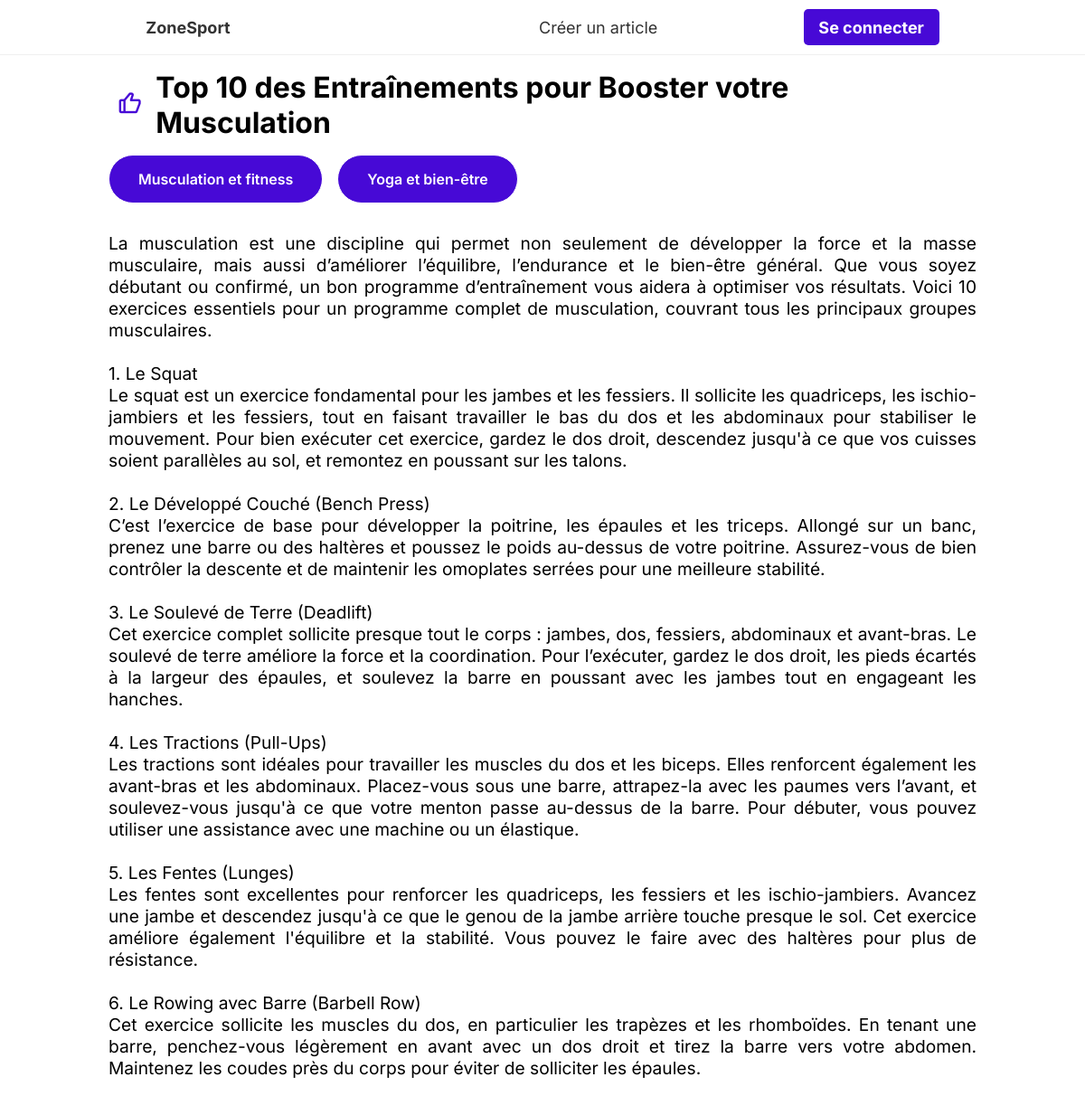
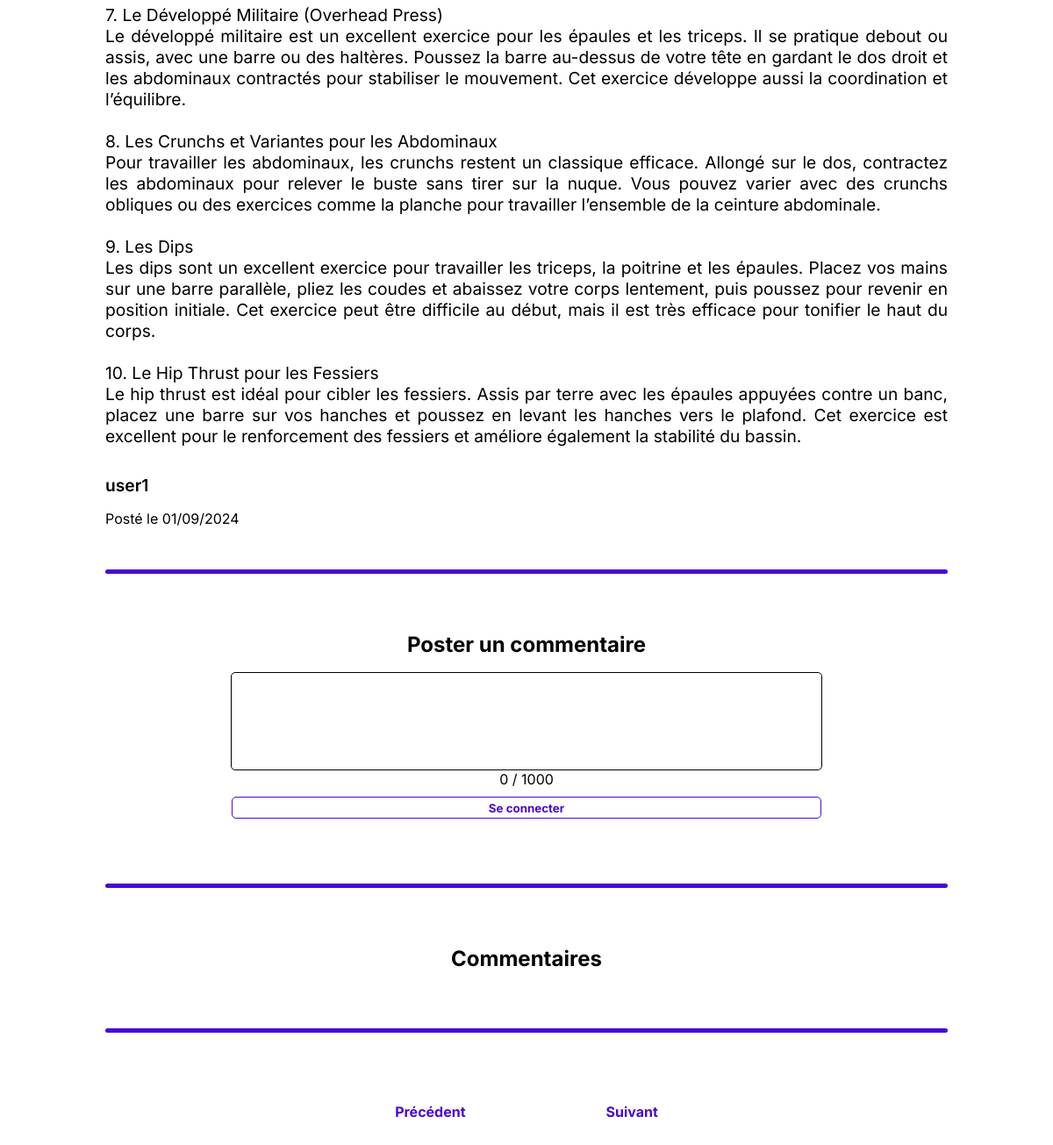
The app's page /src/pages/article.php?id=15 with its own data (2 pictures, top to bottom).
### tables this page shows
CREATE TABLE IF NOT EXISTS `article` (
  `id_article` int NOT NULL AUTO_INCREMENT,
  `title` varchar(100) NOT NULL,
  `text` varchar(4000) NOT NULL,
  `id_author` int NOT NULL,
  `creation_date` date NOT NULL,
  PRIMARY KEY (`id_article`),
  KEY `fk_article_author` (`id_author`)
);

CREATE TABLE IF NOT EXISTS `article_categories` (
  `id_article` int NOT NULL,
  `id_category` int NOT NULL,
  PRIMARY KEY (`id_article`,`id_category`),
  KEY `fk_article_categories_category` (`id_category`)
);

CREATE TABLE IF NOT EXISTS `category` (
  `id_category` int NOT NULL AUTO_INCREMENT,
  `name_category` varchar(25) NOT NULL,
  PRIMARY KEY (`id_category`),
  UNIQUE KEY `name_category` (`name_category`)
);

CREATE TABLE IF NOT EXISTS `user` (
  `id_user` int NOT NULL AUTO_INCREMENT,
  `pseudo` varchar(30) NOT NULL,
  `email` varchar(255) NOT NULL,
  `password` varchar(65) NOT NULL,
  `userType` enum('simpleUser','admin') NOT NULL DEFAULT 'simpleUser',
  PRIMARY KEY (`id_user`),
  UNIQUE KEY `pseudo` (`pseudo`),
  UNIQUE KEY `email` (`email`)
);

### src/pages/article.php (the view, shortened to what this page needs)
<?php
    require_once('../utils/functions.php');
    require_once('../includes/header.php');
    if (isset($_GET['id']) && is_numeric($_GET['id']) && $_GET['id'] >= 0) {
        $article = selectArticle($_SESSION['lastArticle']);
    } else {
        die("<div class=\"error-container\"><p>URL invalide</p><a href=\"./catalog.php?id=1\">Revenir à l'accueil</a></div>");
    }
    $creator = selectUser($article["id_author"]);
    $categories = selectCategories($_SESSION['lastArticle']);
    $previousArticle = selectPreviousArticle($_SESSION['lastArticle']);
    $nextArticle = selectNextArticle($_SESSION['lastArticle']);
?>
    <main class="article-main">
        <div class="article-container">
            <div>
                <form class="form-like" method="POST">
                <?php
                    if(isConnected()) {
                        if(isLiked($_GET['id'])) {
                            echo "<button type='submit' title='Retirer mon like' class='like-article-button' name='likeButton' value='unlike'><i class='bx bxs-like'></i></button>";
                        } else {
                            echo "<button type='submit' title='Ajouter mon like' class='like-article-button' name='likeButton' value='like'><i class='bx bx-like'></i></button>";
                        }
                    } else {
                        echo "<button type='submit' title='Ajouter mon like' class='like-article-button' name='likeButton' value='connectAndLike'><i class='bx bx-like'></i></button>";
                    }
                ?>
                </form>
                <h1><?php echo $article['title'] ; ?></h1>
            </div>
            <div class="pastilles-container">
                <?php
                    for ($i = 0; $i < sizeof($categories); $i++) {
                        echo '<div class="pastille-category"><span>'.$categories[strval($i)][$GLOBALS['db']['tables']['CATEGORIES']['fields']['NAME']].'</span></div>';
                    }
                ?>
            </div>
            <p class="article-text"><?php echo nl2br(htmlspecialchars($article[$GLOBALS['db']['tables']['ARTICLES']['fields']['TEXT']]))?></p>
            <p class="article-creator"><?php echo $creator[$GLOBALS['db']['tables']['USERS']['fields']['PSEUDO']]; ?></p>
            <p class="article-date">
                Posté le <?php echo formatDate($article[$GLOBALS['db']['tables']['ARTICLES']['fields']['DATE']]); ?>
            </p>
        </div>
        <div class="section-separator"></div>
        <div class="commentaires-container">
            <form class="form-new-commentaire" method="POST">
                <label class="new-commentaire-label" for="commentText"><h2>Poster un commentaire</h2></label>
                <textarea id="textarea" class="new-commentaire-text" oninput="updateCharacterCount(1000)" maxlength='1000' name="commentText"><?php echo (isset($commentText) && !empty($commentText) ? $commentText : "" ) ?></textarea>
                <div id="characterCount"></div>
                <button type="submit" class="new-commentaire-submit-button"><?php echo (empty($_SESSION["currentUser"]) ? "Se connecter" : "Envoyer le commentaire"); ?></button>
            </form>
            <div class="section-separator"></div>
            <h2>Commentaires</h2>
        </div>
        <div class="section-separator"></div>
        <div class="page-switch-container">
            <?php if (!empty($previousArticle)) { ?>
                <a href="article.php?id=<?php echo $previousArticle[$GLOBALS['db']['tables']['ARTICLES']['fields']['ID']] ?>">
                    <span class="page-switch-text">Précédent</span>
                </a>
            <?php } ?>
            <?php if (!empty($nextArticle)) { ?>
                <a href="article.php?id=<?php echo $nextArticle[$GLOBALS['db']['tables']['ARTICLES']['fields']['ID']] ?>">
                    <span class="page-switch-text">Suivant</span>
                </a>
            <?php } ?>
        </div>
    </main>
<?php
    require_once('../includes/footer.php');
?>

### src/utils/functions.php (shortened to what this page needs)
<?php
function getConnection() {
    $connexion = new PDO("mysql:host=".$GLOBALS['db']['host'].";dbname=".$GLOBALS['db']['name'].";charset=utf8", $GLOBALS['db']['username'], $GLOBALS['db']['password']);
    $connexion->setAttribute(PDO::ATTR_ERRMODE, PDO::ERRMODE_EXCEPTION);
    return $connexion;
}
function isConnected() {
    return isset($_SESSION['currentUser']) && !empty($_SESSION['currentUser']);
}
function formatDate($date) {
    $date_formatee = date("d/m/Y", strtotime($date));
    echo $date_formatee;
}
function selectUser($id_user) {
    try {
        $connexion = getConnection();
        $sql = "SELECT * FROM ".$GLOBALS['db']['tables']['USERS']['name']." WHERE ".$GLOBALS['db']['tables']['USERS']['fields']['ID']."=:id_user";
        $stmt = $connexion->prepare($sql);
        $stmt->bindParam(':id_user', $id_user);
        $stmt->execute();
        $user = $stmt->fetch(PDO::FETCH_ASSOC);
    } catch (PDOException $e) {
        die('Erreur PDO : ' . $e->getMessage());
    } catch (Exception $e) {
        die('Erreur Générale : ' . $e->getMessage());
    }
    return $user;
}
function selectArticle($id_article) {
    try {
        $connexion = getConnection();
        $sql = "SELECT * FROM ".$GLOBALS['db']['tables']['ARTICLES']['name']." WHERE ".$GLOBALS['db']['tables']['ARTICLES']['fields']['ID']."=:id_article";
        $stmt = $connexion->prepare($sql);
        $stmt->bindParam(':id_article', $id_article);
        $stmt->execute();
        $article = $stmt->fetch(PDO::FETCH_ASSOC);
    } catch (PDOException $e) {
        die('Erreur PDO : ' . $e->getMessage());
    } catch (Exception $e) {
        die('Erreur Générale : ' . $e->getMessage());
    }
    return $article;
}
function selectPreviousArticle($id_article) {
    try {
        $connexion = getConnection();
        $sql = "SELECT * FROM ".$GLOBALS['db']['tables']['ARTICLES']['name']." WHERE ".$GLOBALS['db']['tables']['ARTICLES']['fields']['ID']."<:id_article ORDER BY ".$GLOBALS['db']['tables']['ARTICLES']['fields']['ID']." DESC LIMIT 1";
        $stmt = $connexion->prepare($sql);
        $stmt->bindParam(':id_article', $id_article);
        $stmt->execute();
        $article = $stmt->fetch(PDO::FETCH_ASSOC);
    } catch (PDOException $e) {
        die('Erreur PDO : ' . $e->getMessage());
    } catch (Exception $e) {
        die('Erreur Générale : ' . $e->getMessage());
    }
    return $article;
}
function selectNextArticle($id_article) {
    try {
        $connexion = getConnection();
        $sql = "SELECT * FROM ".$GLOBALS['db']['tables']['ARTICLES']['name']." WHERE ".$GLOBALS['db']['tables']['ARTICLES']['fields']['ID'].">:id_article ORDER BY ".$GLOBALS['db']['tables']['ARTICLES']['fields']['ID']." ASC LIMIT 1";
        $stmt = $connexion->prepare($sql);
        $stmt->bindParam(':id_article', $id_article);
        $stmt->execute();
        $article = $stmt->fetch(PDO::FETCH_ASSOC);
    } catch (PDOException $e) {
        die('Erreur PDO : ' . $e->getMessage());
    } catch (Exception $e) {
        die('Erreur Générale : ' . $e->getMessage());
    }
    return $article;
}
function selectCategories($id_article) {
    try {
        $connexion = getConnection();
        $sql = "SELECT * FROM ".$GLOBALS['db']['tables']['CATEGORIES']['name']." AS c JOIN ".$GLOBALS['db']['tables']['ARTICLES_CATEGORIES']['name']." AS ac ON c.".$GLOBALS['db']['tables']['CATEGORIES']['fields']['ID']."=ac.".$GLOBALS['db']['tables']['ARTICLES_CATEGORIES']['fields']['CATEGORY']." WHERE ".$GLOBALS['db']['tables']['ARTICLES_CATEGORIES']['fields']['ARTICLE']."=:id_article";
        $stmt = $connexion->prepare($sql);
        $stmt->bindParam(':id_article', $id_article);
        $stmt->execute();
        $categories = $stmt->fetchAll(PDO::FETCH_ASSOC);
    } catch (PDOException $e) {
        die('Erreur PDO : ' . $e->getMessage());
    } catch (Exception $e) {
        die('Erreur Générale : ' . $e->getMessage());
    }
    return $categories;
}

### public/assets/css/global.css (style rules this page uses)
:root { --blanc: #fff; --gris: #333333; --primary: rgb(71, 9, 214); --size-navbar:60px; --section-separator-color: var(--primary); --error-redirect-text-color: var(--blanc); --error-redirect-text-color-hover: var(--primary); --error-redirect-background-color: var(--primary); --navbar-option-text-color-hover: var(--blanc); --navbar-option-background-color-hover: var(--primary); --button-text-color:var(--primary); --button-text-color-hover:var(--blanc); --button-bg-color:transparent; --button-bg-color-hover:var(--primary); --page-switch-color-text-color: var(--primary); --page-switch-color-text-color-hover: var(--blanc); --page-switch-color-background-hover: var(--primary); --pastille-category-text-color: var(--blanc); --pastille-category-text-color-hover: var(--primary); --pastille-category-background-color: var(--primary); --new-commentaire-submit-button-text-color: var(--primary); --new-commentaire-submit-button-text-color-hover: var(--blanc); }
* { margin:0; padding: 0; font-family: inter, arial, sans-serif; text-decoration: none; }
body { display : flex; justify-content: center; align-items: center; flex-direction: column; background-color: white; }
main { position: relative; display: flex; flex-direction: column; justify-content: center; align-items: center; min-height: calc(100vh - var(--size-navbar)); }
button { height: 25px; color: var(--primary); background-color: #FFFFFF; font-weight: bold; border: solid var(--primary) 1px; border-radius: 5px; transition: all ease 0.2s; cursor: pointer; }
h1 { margin: 20px; }
form { display: flex; flex-direction: column; width: 100%; }
form label { display: grid; margin-bottom: 10px; }
form button { margin-top: 10px; margin-bottom: 10px; }
input, textarea { font-size: 15px; padding: 5px; border-radius: 5px; border: 1px solid black; }
textarea { resize: none; }
a { color: #000; }
.article-list-container, .commentaires-container { display: flex; flex-direction: column; align-items: center; width: 80vw; }
.section-separator { width: 80vw; height: 5px; background-color: var(--section-separator-color); border-radius: 10px; margin: 3rem 0 3rem 0; }
.pastilles-container { display: flex; flex-direction: row; }
.pastille-category { width: fit-content; font-weight: 600; padding: 1rem 2rem; margin: 0 1rem 0 0; border-radius: 50px; border: solid 1px var(--blanc); color: var(--pastille-category-text-color); background-color: var(--pastille-category-background-color); transition: all ease 0.2s; cursor: pointer; }
.article-main { width: 90%; }
.article-container>div:first-of-type { display: flex; flex-direction: row; align-items: center; margin: 1rem 0 1rem 0; width: 100%; }
.article-container>div:first-of-type h1 { margin: 0; width: 80%; }
.form-like { display: flex; align-items: center; width: 50px; margin-right: 5px; }
.like-article-button { margin: 0; height: 100%; width: 100%; font-size: 1.8rem; border: none; }
.article-text { width: 80vw; font-size: 1.2rem; margin: 2rem 0 1rem 0 ; text-align: justify; }
.article-creator { font-size: 1.2rem; font-weight: 600; margin: 2rem 0 1rem 0; }
.commentaires-container h2 { margin: 1.1rem 0; }
.form-new-commentaire { width: inherit; display: flex; flex-direction: column; align-items: center; padding-bottom: 1rem; }
.new-commentaire-text { width: 69%; height: 100px; transition: all ease 0.4s; }
.new-commentaire-label { margin: 0; }
.new-commentaire-submit-button { width: 70%; }
.page-switch-container { display: flex; justify-content: center; align-items: center; flex-direction: row; margin: 2rem 0; }
.page-switch-container > * { margin: 0 2rem; }
.page-switch-text { font-weight: 700; padding: 1rem 3rem; color: var(--page-switch-color-text-color); transition: 0.4s all ease-in-out; }

### records on screen
article: title "Top 10 des Entraînements pour Booster votre Musculation", text "La musculation est une discipline qui permet non seulement de développer la force et la masse musculaire, mais aussi d’améliorer l’équilibre, l’endurance et le bien-être général. Que vous soyez débutant ou confirmé, un bon programme d’entraînement vous aidera à optimiser vos résultats. Voici 10 exercices essentiels pour un programme complet de musculation, couvrant tous les principaux groupes musculaires. 1. Le Squat Le squat est un exercice fondamental pour les jambes et les fessiers. Il sollicite les quadriceps, les ischio-jambiers et les fessiers, tout en faisant travailler le bas du dos et les abdominaux pour stabiliser le mouvement. Pour bien exécuter cet exercice, gardez le dos droit,…", creation_date "01/09/2024"
article_categories: id_category.name_category "Musculation et fitness"
article_categories: id_category.name_category "Yoga et bien-être"
user: pseudo "user1"
